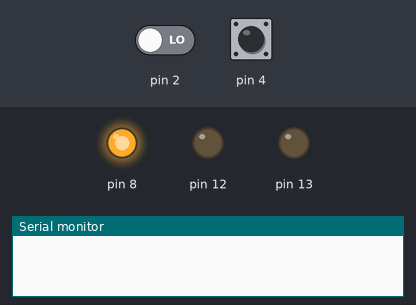
A sketch run on a simulated Arduino Uno, built with avr-gcc and run on an emulated ATmega328P. Shown: output pins drawn as LEDs (lit = HIGH), the last lines printed to the serial monitor. The inputs (shaded band) are chosen by the test bench; at power-on: pin 4 HIGH, pin 2 LOW.

Above: at 0.1 s.
At 3.8 s:
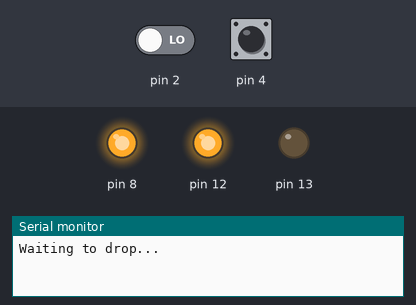
3.9 s: pin 4 pulled LOW for 0.15 s
At 5.1 s:
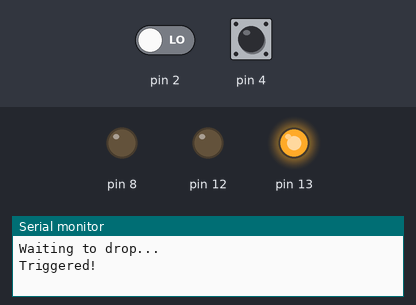
Timing chart, 0 to 6.9 s (numbered marks = the images above; inputs shaded):
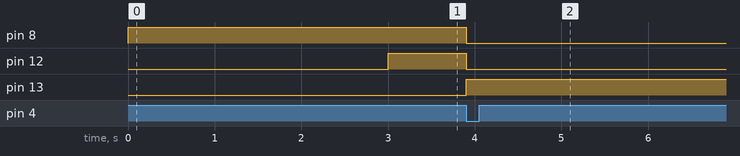

The sketch:

Trevor_Curry_Science_Project.ino
```cpp
#define SPACER 0.001


float ti, tf, td;
float g;
float d=0.3603625+SPACER;
float sqtd;
void setup() {
  // put your setup code here, to run once:
  Serial.begin( 9600);
  pinMode(4,INPUT_PULLUP);
  pinMode(8,OUTPUT);
  pinMode(2,INPUT);
  pinMode(12,OUTPUT);
  pinMode(13,OUTPUT);
}

void loop() {

  digitalWrite(8,HIGH);
  delay(3000);

  Serial.println("Waiting to drop...");
  digitalWrite(13,LOW);
  digitalWrite(12,HIGH);
  int button=digitalRead(4);
  while(button==1){
    // do nothing
    button=digitalRead(4);
  }

  //this command demagnetizes the magnet
  digitalWrite(8,LOW);
  int sensor=digitalRead(2);
  digitalWrite(12,LOW);
  digitalWrite(13,HIGH);
  //delay to compensate for time to turn off electromagnet
  delay(10);
  ti=millis();

 while (digitalRead(2)==1) {
  //do nothing
 }

  while(sensor==1){
    // do nothing
    sensor=digitalRead(2);
  }
 Serial.println();
 Serial.println("Triggered!");
  tf=millis();
  td=tf-ti;
  Serial.println();
  delay(2000);
  Serial.print("The time of drop is: ");
  Serial.print(td);
  Serial.println(" milliseconds");

  Serial.println();
  sqtd=(sq(td/1000));
  g=d*2/sqtd;
  delay(2000);
  Serial.print ("We input these variables into the formula, g=2d/t^2 and we get the answer");
  delay(1000);
  Serial.print(".");
  delay(1000);
  Serial.print(".");
  delay(1000);
  Serial.print(".  ");
  delay(3000);
  Serial.print(g);
  Serial.print(" m/s^2");
  while(sensor==0){
    // do nothing
    sensor=digitalRead(2);

  }
  Serial.println();
  Serial.println();
  Serial.println();
  delay(500);
  Serial.println("------------------------------------------------------------------------------------");
}
```

Measured:
- after the input at 3.9 s, pin 8, pin 12: HIGH → LOW at once; pin 13: LOW → HIGH at once
